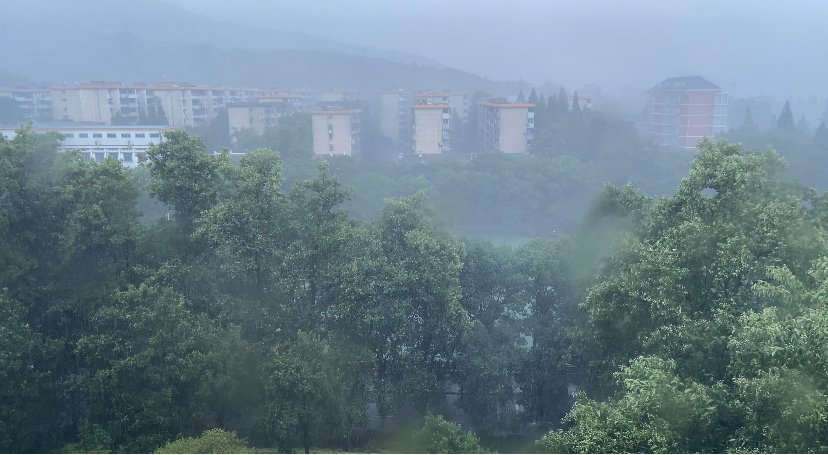
#> input picture Haze_Removal/3.png, 828 x 455 px, found by its file name
$ python guided_filter.py   (older library calls are emulated)
#> lines starting #> are read from the running program, lines starting #| are printed output that depends on the picture
#!/usr/bin/env python3
# -*- coding: utf-8 -*-
"""
Created on Sun Jul 12 21:44:35 2020

@author: wjh
"""
import cv2
import numpy as np
import matplotlib.pyplot as plt

def dark_channel(img, size=15):
    r,g,b = cv2.split(img)
    min_img = cv2.min(r, cv2.min(g,b))
    # 这个函数的第一个参数表示内核的形状，有三种形状可以选择。
    # 矩形：MORPH_RECT;交叉形：MORPH_CROSS;椭圆形：MORPH_ELLIPSE
    kernel = cv2.getStructuringElement(cv2.MORPH_RECT, (size, size))
    # 获得size*size的锚框
    dc_img = cv2.erode(min_img, kernel)
    return dc_img

# 获取大气A值，具体做法是在暗通道中获取亮度为前0.1%的像素，
# 再在这些像素中寻找亮度最高的值作为A值
def get_A(img, percent=0.001):
    # 论文中的A是取原始像素中的某一个点的像素，这里取符合条件的所有点的平均值作为A的值，这样做因为
    # 如果取一个点，则各通道的A值很有可能全部很接近255，这样的话会造成处理后的图像偏色和出现大量色斑
    # 每个单元的每行平均值值组成一行一维数组
    mean_perpix = np.mean(img, axis = 2).reshape(-1)
    mean_topper = mean_perpix[:int(img.shape[0]*img.shape[1]*percent)]
    a = np.mean(mean_topper)
    return a if a<200 else 200
# 每个通道的数据都需要除以对应的A值，即归一化，这样做，还存在一个问题，由于A的选取过程，
# 并不能保证每个像素分量值除以A值后都小于1，从而导致t的值可能小于0，而这是不容许的
def get_trans(img, a, w=0.95):
    x = img/a
    t = a - w*dark_channel(x, 15)
#    if t.all() < 0.1:
#        t = 0.1
    return t

def guided_filter(p, i, r, e):
    '''
    :param p: input image
    :param i: guidance image
    :param r: radius
    :param e: regularization
    :return: filtering output q
'''
    # corr为相关
    mean_I = cv2.boxFilter(i, cv2.CV_64F, (r, r))
    mean_p = cv2.boxFilter(p, cv2.CV_64F, (r, r))
    corr_I = cv2.boxFilter(i * i, cv2.CV_64F, (r, r))
    corr_Ip = cv2.boxFilter(i * p, cv2.CV_64F, (r, r))
    # var为方差，cov为协方差
    var_I = corr_I - mean_I * mean_I
    cov_Ip = corr_Ip - mean_I * mean_p
    # a，b为线性系数
    a = cov_Ip / (var_I + e)
    b = mean_p - a * mean_I

    mean_a = cv2.boxFilter(a, cv2.CV_64F, (r, r))
    mean_b = cv2.boxFilter(b, cv2.CV_64F, (r, r))

    q = mean_a * i + mean_b

    return q

def dehaze(im):
    # 导向滤波图计算需要在[0,1]范围内进行，也就是说导向图和预估的透射率图都必须
    # 从[0,255]先映射到[0,1]在进行计算
    img = im.astype('float64') / 255
    img_gray = cv2.cvtColor(im, cv2.COLOR_BGR2GRAY).astype('float64') / 255

    a = get_A(img)
    t = get_trans(img, a)
    imshow('t_img', t) #保存时要*255，因为t值归一化了

    trans_guided = guided_filter(t, img_gray, 20, 0.0001)
    imshow('guide_filter', trans_guided) #保存时要*255
    trans_guided = cv2.max(trans_guided, 0.25)

    result = np.empty_like(img)
    for i in range(3):
        result[:,:,i] = (img[:,:,i] - a)/trans_guided + a

    imshow('result', result)

#    count = 1
#    cv2.imwrite('save/fra/{}.jpg'.format(count),result*255,[100])
#    count += 1
    return result


def imshow(name, img):
    cv2.imshow(name,img)
    cv2.waitKey(3000)
#    cv2.imwrite('{}3.jpg'.format(name),img,[100])
    cv2.destroyAllWindows()

if __name__ == '__main__':
    path = r'F:/Haze_Removal/3.png'
    img = cv2.imread(path)
#> img is the input picture: shape (455, 828, 3); mean B, G, R 138.4, 128.1, 106.2
    print(img.shape)
#| (455, 828, 3)
    imshow('source', img)
# [9 lines of commented-out code are left out]
    dehaze(img)
#> in dehaze, `img_gray = cv2.cvtColor(im, cv2.COLOR_BGR2GRAY).astype('float64') / 255`:
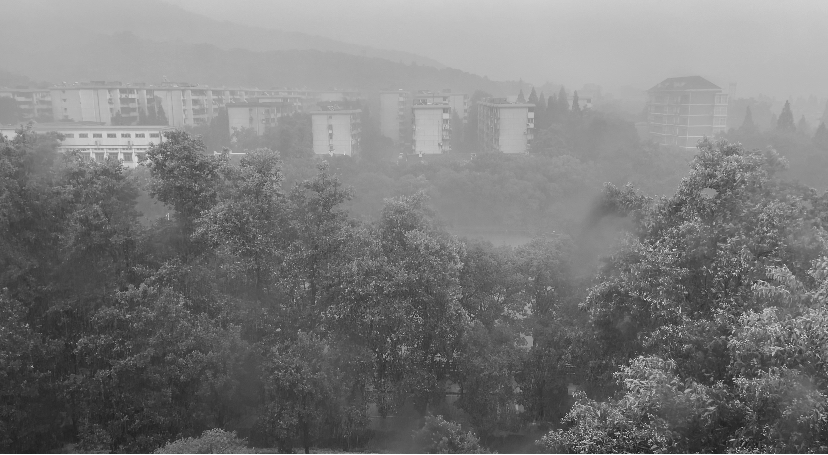
#> img_gray: shape (455, 828) float64; min 0.0902, max 1, mean 0.481
#> in get_A, `mean_topper = mean_perpix[:int(img.shape[0]*img.shape[1]*percent)]`: mean_topper = 376 values, max 0.818 at index 362, min 0.749 at index 70, mean 0.782
#> in get_A, `a = np.mean(mean_topper)`: a = 0.782
#> in guided_filter, `b = mean_p - a * mean_I`:
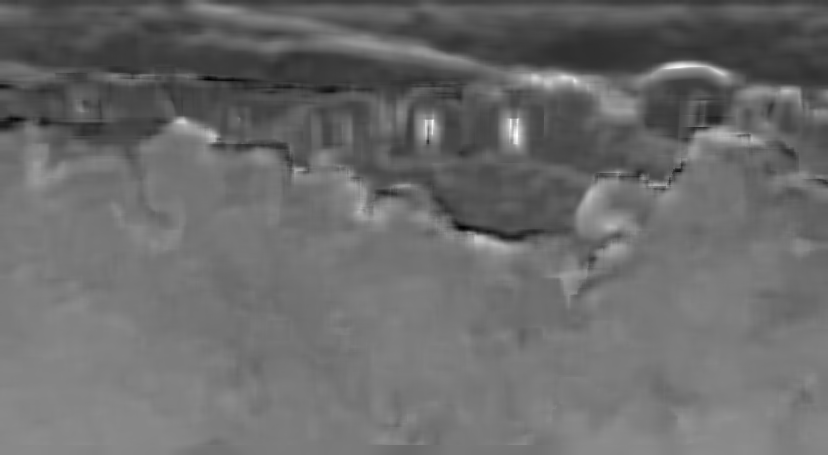
#> b: shape (455, 828) float64; min -0.395, max 1.66, mean 0.472; drawn with min black and max white
#> in guided_filter, `mean_a = cv2.boxFilter(a, cv2.CV_64F, (r, r))`:
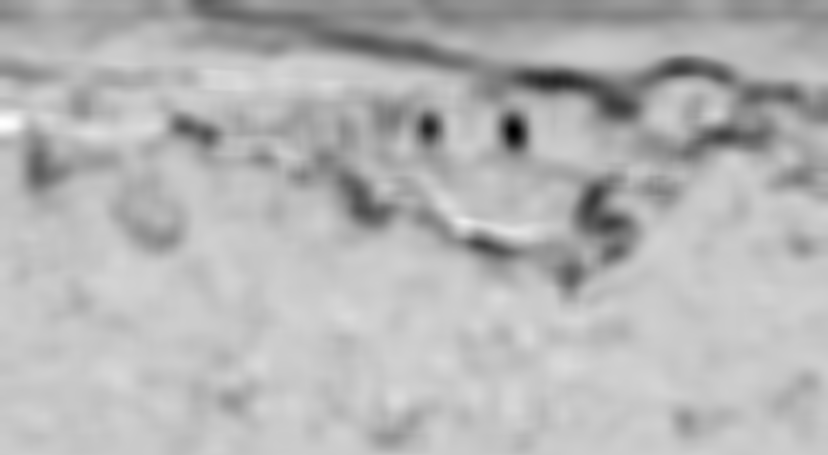
#> mean_a: shape (455, 828) float64; min -1.43, max 0.35, mean -0.166; drawn with min black and max white
#> in dehaze, `trans_guided = cv2.max(trans_guided, 0.25)`:
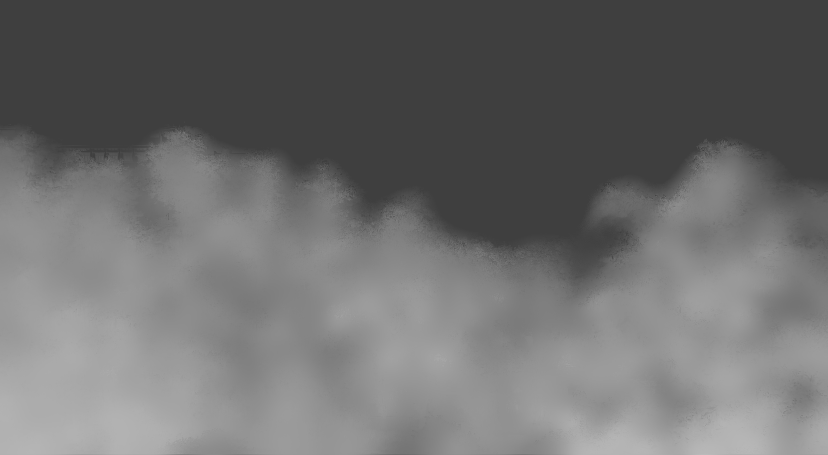
#> trans_guided: shape (455, 828) float64; min 0.25, max 0.731, mean 0.429
#> after the loop in dehaze, `for i in range(3):`:
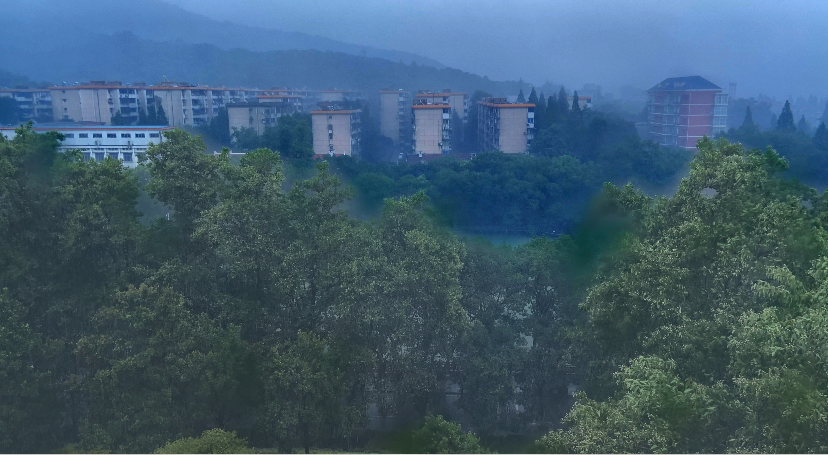
#> result: shape (455, 828, 3) float64; mean B, G, R 0.35, 0.19, -0.0445; drawn with min black and max white
#> call 4 of imshow, with name = 'result'
#> in imshow (call 4), `cv2.imshow(name,img)`:
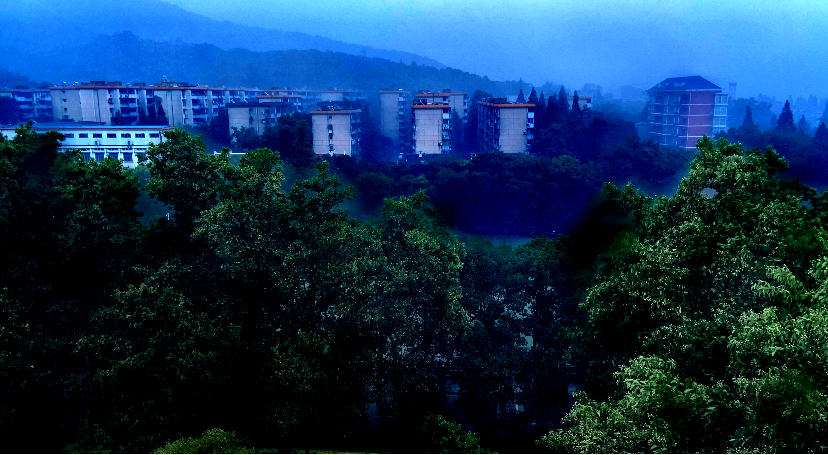
#> window 'result': shape (455, 828, 3); mean B, G, R 86.3, 52.6, 18.1


    dc_img = dark_channel(img)
#> call 2 of dark_channel, with size = 15
#> in dark_channel (call 2), `dc_img = cv2.erode(min_img, kernel)`:
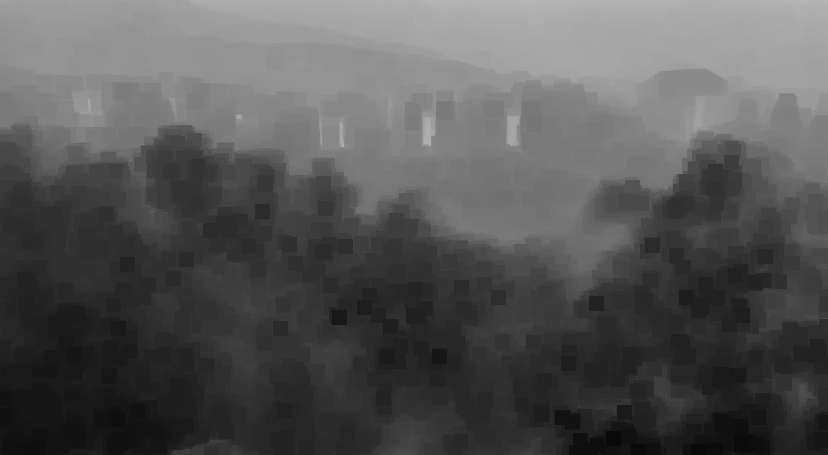
#> dc_img: shape (455, 828); min 9, max 182, mean 85.8
    imshow('dack', dc_img)
    print(dc_img.shape)
#| (455, 828)
#    print(dc_img[:,:])

$ run again, with Haze_Removal/1.jpg saved as Haze_Removal/3.png
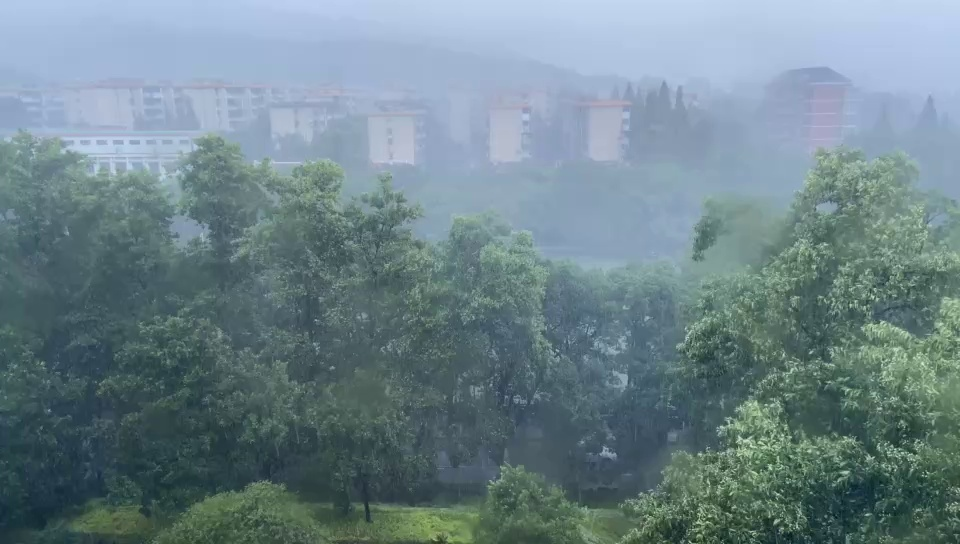
#> input picture Haze_Removal/1.jpg, 960 x 544 px, found by its file name
#> img is the input picture: shape (544, 960, 3); mean B, G, R 139, 132.1, 110
#| (544, 960, 3)
#> mean_topper = 522 values, max 0.838 at index 464, min 0.791 at index 112, mean 0.815
#> in get_A, `a = np.mean(mean_topper)`: a = 0.815
#> in dark_channel (call 2), `dc_img = cv2.erode(min_img, kernel)`:
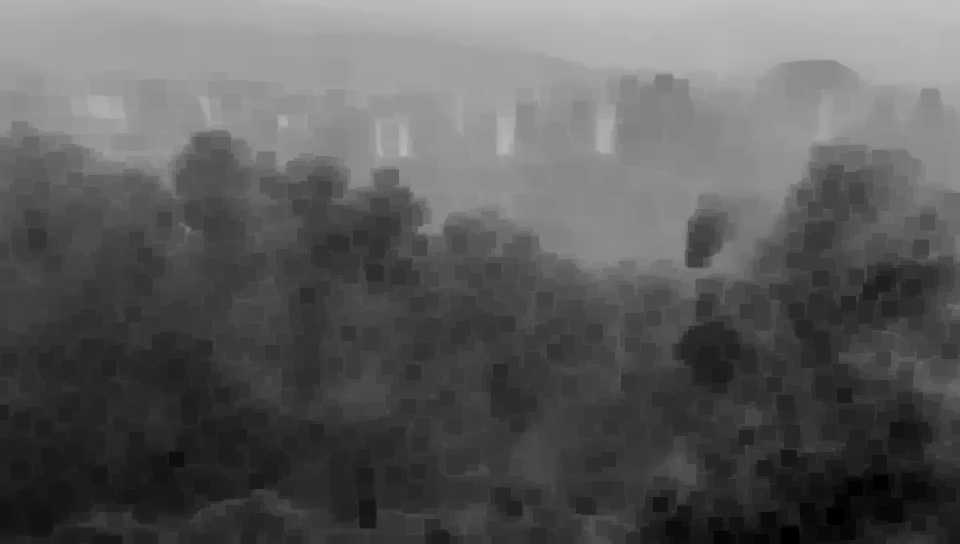
#> dc_img: shape (544, 960); min 0, max 193, mean 91.9
#| (544, 960)
